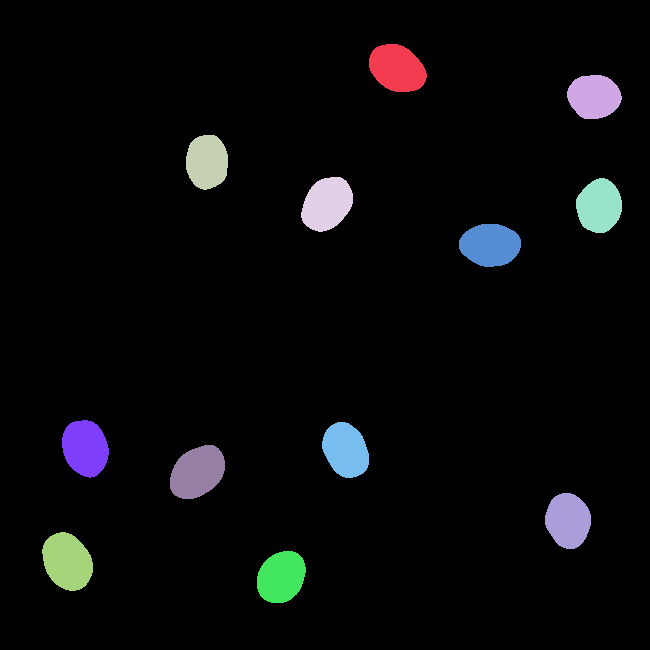
#> input picture Drug1_1000nM_masks/rep1_FOV1_mask.tif, 650 x 650 px
$ jupyter execute --allow-errors Project_Jakini.ipynb
#> lines starting #> are read from the running program, lines starting #| are printed output that depends on the picture; after the words box and inside, x2 and y2 are one past the last pixel; in counts of white or black regions, pixels touching at a corner belong together
[cell 1]
# Loading libraries for the course
import random
import matplotlib.pyplot as plt             # Library used for plotting
from matplotlib.patches import Rectangle    # Module to plot a rectangle in the image
import urllib.request                       # Library to download data
import numpy as np                          # Library for array manipulation
import seaborn as sn                        # Library for advanced plotting
import pandas as pd                         # Library to manipulate data frames
import tifffile                             # Library to store numpy arrays as TIFF
import pathlib                              # Library to work with file paths
from pathlib import Path                    # Library to work with file paths
import skimage                              # Library for image manipulation. scikit-image
from skimage.io import imread               # Module from skimage
from matplotlib import animation            # Module to plot animations

[cell 2]
# Here Jakini's code provides informaiton on the following:
# 1. The intensity of this transcirption cite.
# 2. The coordiantes of the transcription cite.
# Note that this code applies to only one cell in one tif file.

# We will use Wiktoria's code to do the following:
# 1. Identify the coordinates and intensity of trancription cites for every cell in every tif.
# 2. Count the number of trancrtiption cites in each cell/tif.

## First we will import the masked tif files

[cell 3]
# We will use the mask associated with the first time frame of the first tif.
# Wiktoria's code will help us to import all masks of all time frames in every tif.

figName = 'Drug1_1000nM_masks/rep1_FOV1_mask.tif'
img1 = imread(str(figName))
#> img1 is the input picture: shape (650, 650) int32; 13 distinct labels, from 0 to 12
plt.imshow(img1)

## Choose a cell in the masked tif file to work with

[cell 4]
# Here we first work with cell 1 by only showing the pixels of our image that map the first cell.
# We define "img1" to represent the first masked tif we are using and '1' to be the cell we are analyzing.

img1 == 1

# We can create an isolated image of any cell by changing the '1' above to a number between 1 and n
# where n is the number of cells in the first time frame. See below for an example:
# For cell 5, we would write "img1 == 5" and return the 5th cell of the first masked tif.

## Find the intensity of the transcritption cite

[cell 5]
# Under the assumption that the cell is alive, we find the maximum intensity.
# Since this code is using the mask of the first time frame, all cells are alive at this time.

print(np.max(img1[:, :]))
#| 12

## Find the coordiantes of the transcritption cite in the cell (if it exists)

[cell 6]
# Note that there can be at most two transcription cites in a cell.
# This does not mean that they are both visible during the same time frame.

# Recall that we have already chosen cell 1 with the following code:

img1 == 1

# Now we will find the x and y coordinates of the pixel with the highest intensity.
# These coordinates will provide the intensity of our respective transcription cite.

def find_xy_coordinates(mask):
    xy = mask[0,0]
    xindex = 0
    yindex = 0
    i = 1

    while i < mask.shape[0]:
        for j in range(mask.shape[1]):
            if mask[i,j] > xy:
                xy = mask[i,j]
                xindex = i
                yindex = j
        i += 1
        j += 1

    return xindex, yindex

# Example usage:
mask = img1==1
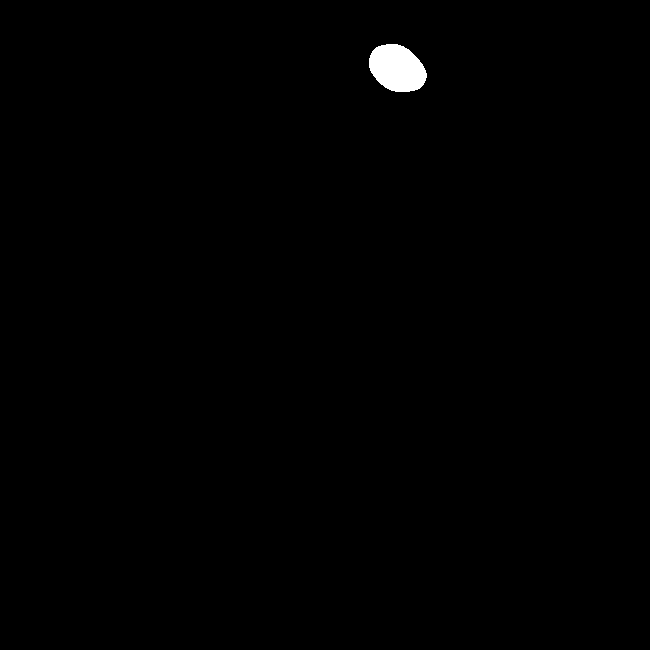
#> mask: shape (650, 650) bool; 0.5% white; 1 white region, box (x1, y1, x2, y2) and area: (369, 44, 427, 92) 2105
xindex, yindex = find_xy_coordinates(mask)
#> in find_xy_coordinates, `xy = mask[0,0]`: xy = False
#> after the loop in find_xy_coordinates, `while i < mask.shape[0]:`: i = 650; xindex = 44; xy = True; yindex = 386
#> xindex = 44; yindex = 386
print("The x and y coordinates of the trancription cite are:", xindex, yindex)
#| The x and y coordinates of the trancription cite are: 44 386

# Note: Python plots similar to matrices with row first, column second.
# Therefore, your plot looks flipped and you read it along the y-axis first, then the x-axis.

plt.imshow(img1==1)

# We have plotted this cell to verify that our coordinates look accurate.

## YOU'RE DONE! YAY :-D

## _____________________________________________________

## PLEASE DO NOT DELETE WHAT IS BELOW: This is extra code that we can use for a future referene.

#> (a cell that did not finish here is left out)

#> (a cell that did not finish here is left out)

#> (a cell that did not finish here is left out)

#> (a cell that did not finish here is left out)

#> (a cell that did not finish here is left out)

[cell 12]
# print(np.argmax(img[0,:,:,2], axis=0))
# print(np.max(img[0,:,:,2]))

# Find the largest number in a list of arbitrary numbers (and its index):

def find_largest_number(numbers):
    largest = numbers[0]
    index = 0
    i = 1

    while i < len(numbers):
        if numbers[i] > largest:
            largest = numbers[i]
            index = i
        i += 1

    return index
    # return largest

# Example usage:
numbers = [5, 10, 3, 15, 7, 20, 25]
largest_number = find_largest_number(numbers)
print("The largest index is:", largest_number)

[cell 13]
# Find the x and y coordinates of the largest index:

def find_xy_coordinates(pixels):
    xy = pixels[0,0]
    xindex = 0
    yindex = 0
    i = 1

    while i < pixels.shape[0]:
        for j in range(pixels.shape[1]):
            if pixels[i,j] > xy:
                xy = pixels[i,j]
                xindex = i
                yindex = j
        i += 1
        j += 1

    return xindex, yindex

# Example usage:
#> (the rest of this cell did not finish here and is left out)

[cell 14]
# Importing the image as variable img1
figName = 'Drug1_1000nM_masks/rep1_FOV1_mask.tif'
img1 = imread(str(figName))
type(img1)
plt.imshow(img1)

[cell 15]
# Find the x and y coordinates of the largest index:

def find_xy_coordinates(pixels):
    xy = pixels[0,0]
    xindex = 0
    yindex = 0
    i = 1

    while i < pixels.shape[0]:
        for j in range(pixels.shape[1]):
            if pixels[i,j] > xy:
                xy = pixels[i,j]
                xindex = i
                yindex = j
        i += 1
        j += 1

    return xindex, yindex

# Example usage:
pixels = img1[:,:]
xindex, yindex = find_xy_coordinates(pixels)
#> in find_xy_coordinates, `xy = pixels[0,0]`: xy = 0
#> after the loop in find_xy_coordinates, `while i < pixels.shape[0]:`: i = 650; xindex = 551; xy = 12; yindex = 283
#> xindex = 551; yindex = 283
print("The x and y coordinates are:", xindex, yindex)
#| The x and y coordinates are: 551 283

# Note: Python plots similar to matrices with row first, column second.
# Therefore, your plot looks flipped and you read it along the y-axis first, then the x-axis.

[cell 16]
img1 == 1
plt.imshow(img1==1)

# Find the x and y coordinates of the largest index:

def find_xy_coordinates(pixels):
    xy = pixels[0,0]
    xindex = 0
    yindex = 0
    i = 1

    while i < pixels.shape[0]:
        for j in range(pixels.shape[1]):
            if pixels[i,j] > xy:
                xy = pixels[i,j]
                xindex = i
                yindex = j
        i += 1
        j += 1

    return xindex, yindex

# Example usage:
cell1 = img1[:,:]
xindex, yindex = find_xy_coordinates(pixels)
#> in find_xy_coordinates, `xy = pixels[0,0]`: xy = 0
#> after the loop in find_xy_coordinates, `while i < pixels.shape[0]:`: i = 650; xindex = 551; xy = 12; yindex = 283
print("The x and y coordinates are:", xindex, yindex)
#| The x and y coordinates are: 551 283

# Note: Python plots similar to matrices with row first, column second.
# Therefore, your plot looks flipped and you read it along the y-axis first, then the x-axis.


$ run again, with Drug1_1000nM_masks/rep1_FOV2_mask.tif copied over Drug1_1000nM_masks/rep1_FOV1_mask.tif
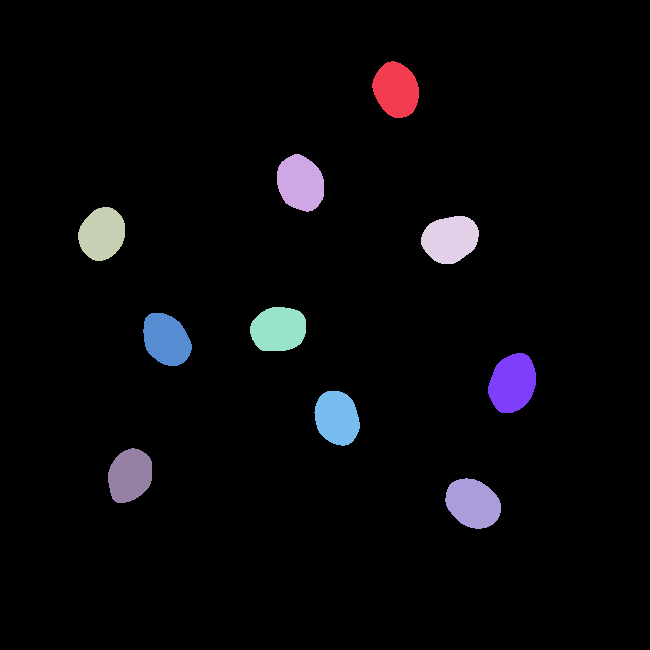
#> input picture Drug1_1000nM_masks/rep1_FOV2_mask.tif, 650 x 650 px
#> img1 is the input picture: shape (650, 650) int32; 11 distinct labels, from 0 to 10
#| 10
#> `mask = img1==1`:
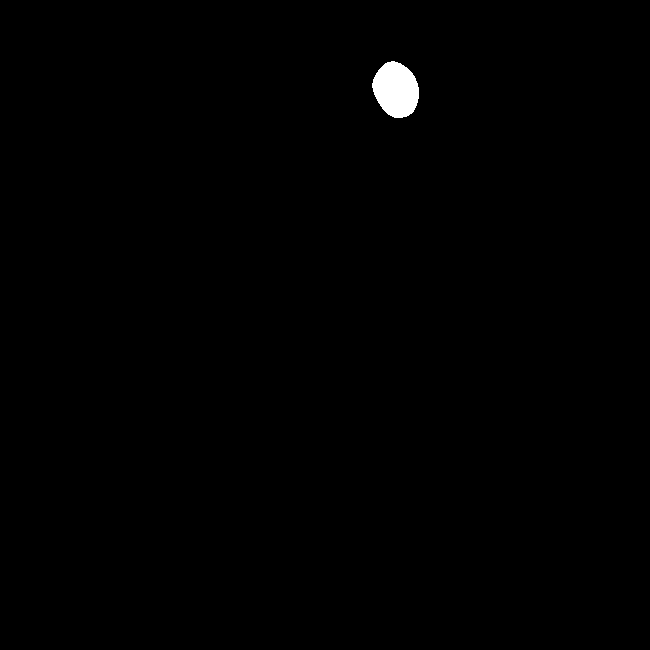
#> mask: shape (650, 650) bool; 0.47% white; 1 white region, box (x1, y1, x2, y2) and area: (372, 61, 419, 118) 1995
#> in find_xy_coordinates, `xy = mask[0,0]`: xy = False
#> after the loop in find_xy_coordinates, `while i < mask.shape[0]:`: i = 650; xindex = 61; xy = True; yindex = 391
#> `xindex, yindex = find_xy_coordinates(mask)`: xindex = 61; yindex = 391
#| The x and y coordinates of the trancription cite are: 61 391
#> in find_xy_coordinates, `xy = pixels[0,0]`: xy = 0
#> after the loop in find_xy_coordinates, `while i < pixels.shape[0]:`: i = 650; xindex = 478; xy = 10; yindex = 465
#> `xindex, yindex = find_xy_coordinates(pixels)`: xindex = 478; yindex = 465
#| The x and y coordinates are: 478 465
#> in find_xy_coordinates, `xy = pixels[0,0]`: xy = 0
#> after the loop in find_xy_coordinates, `while i < pixels.shape[0]:`: i = 650; xindex = 478; xy = 10; yindex = 465
#| The x and y coordinates are: 478 465

$ run again, with Drug1_1000nM_masks/rep1_FOV3_mask.tif copied over Drug1_1000nM_masks/rep1_FOV1_mask.tif
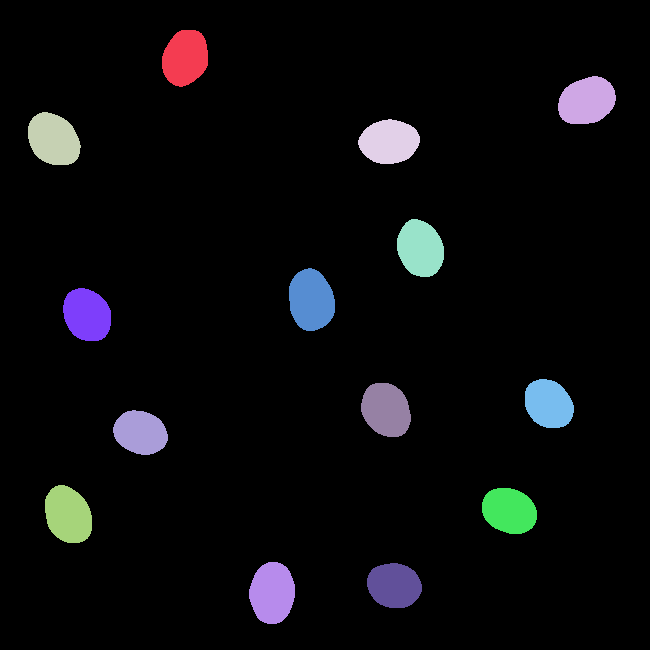
#> input picture Drug1_1000nM_masks/rep1_FOV3_mask.tif, 650 x 650 px
#> img1 is the input picture: shape (650, 650) int32; 15 distinct labels, from 0 to 14
#| 14
#> `mask = img1==1`:
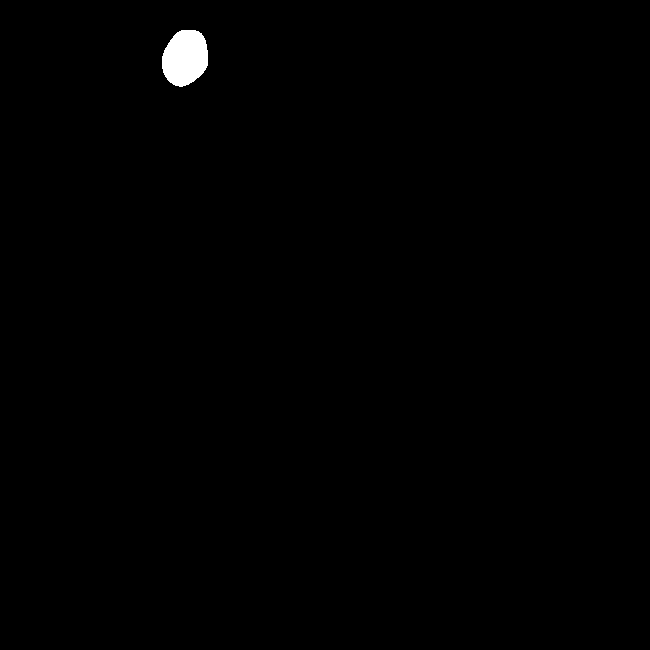
#> mask: shape (650, 650) bool; 0.49% white; 1 white region, box (x1, y1, x2, y2) and area: (162, 30, 208, 87) 2051
#> in find_xy_coordinates, `xy = mask[0,0]`: xy = False
#> after the loop in find_xy_coordinates, `while i < mask.shape[0]:`: i = 650; xindex = 30; xy = True; yindex = 181
#> `xindex, yindex = find_xy_coordinates(mask)`: xindex = 30; yindex = 181
#| The x and y coordinates of the trancription cite are: 30 181
#> in find_xy_coordinates, `xy = pixels[0,0]`: xy = 0
#> after the loop in find_xy_coordinates, `while i < pixels.shape[0]:`: i = 650; xindex = 563; xy = 14; yindex = 390
#> `xindex, yindex = find_xy_coordinates(pixels)`: xindex = 563; yindex = 390
#| The x and y coordinates are: 563 390
#> in find_xy_coordinates, `xy = pixels[0,0]`: xy = 0
#> after the loop in find_xy_coordinates, `while i < pixels.shape[0]:`: i = 650; xindex = 563; xy = 14; yindex = 390
#| The x and y coordinates are: 563 390
